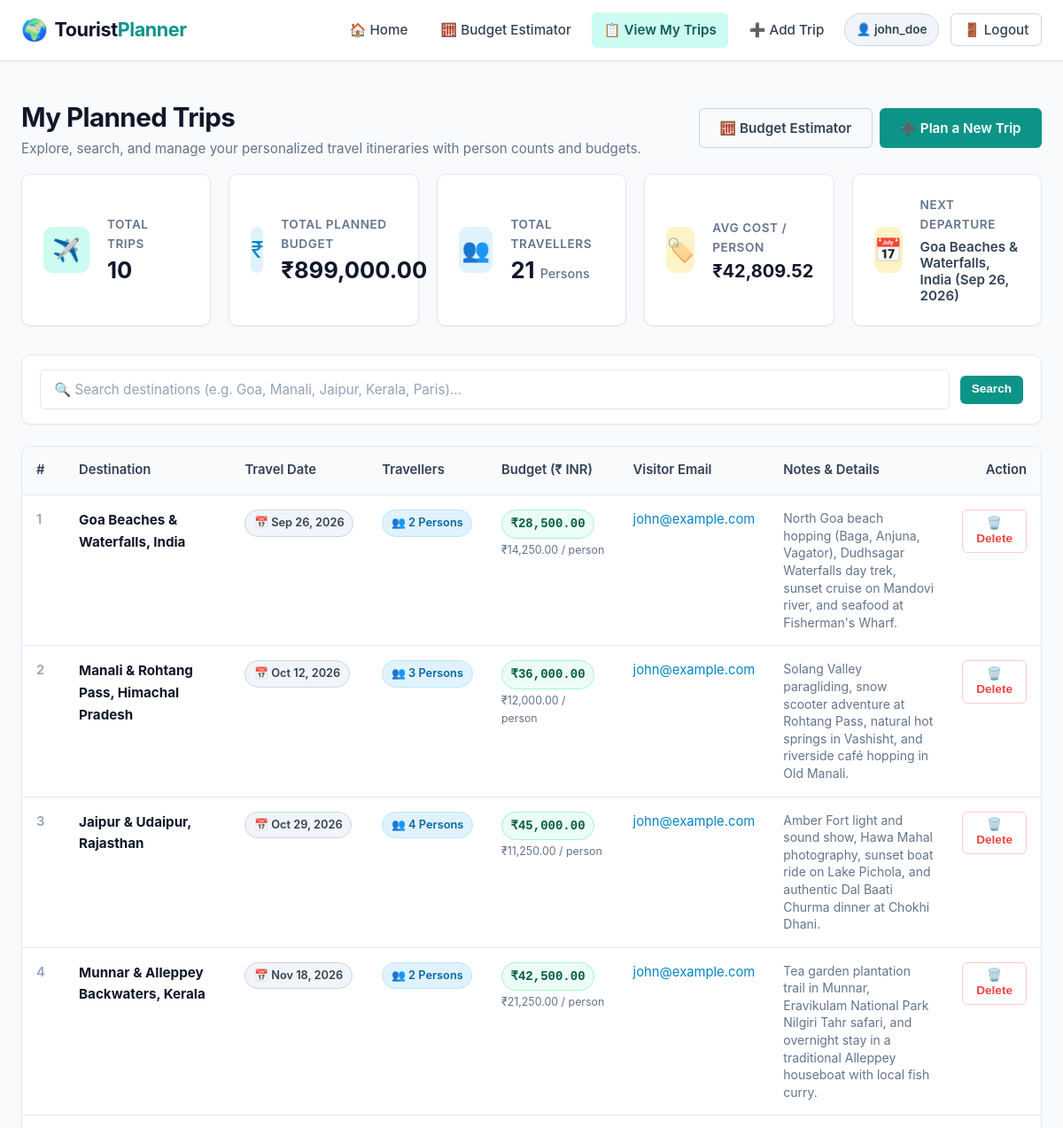
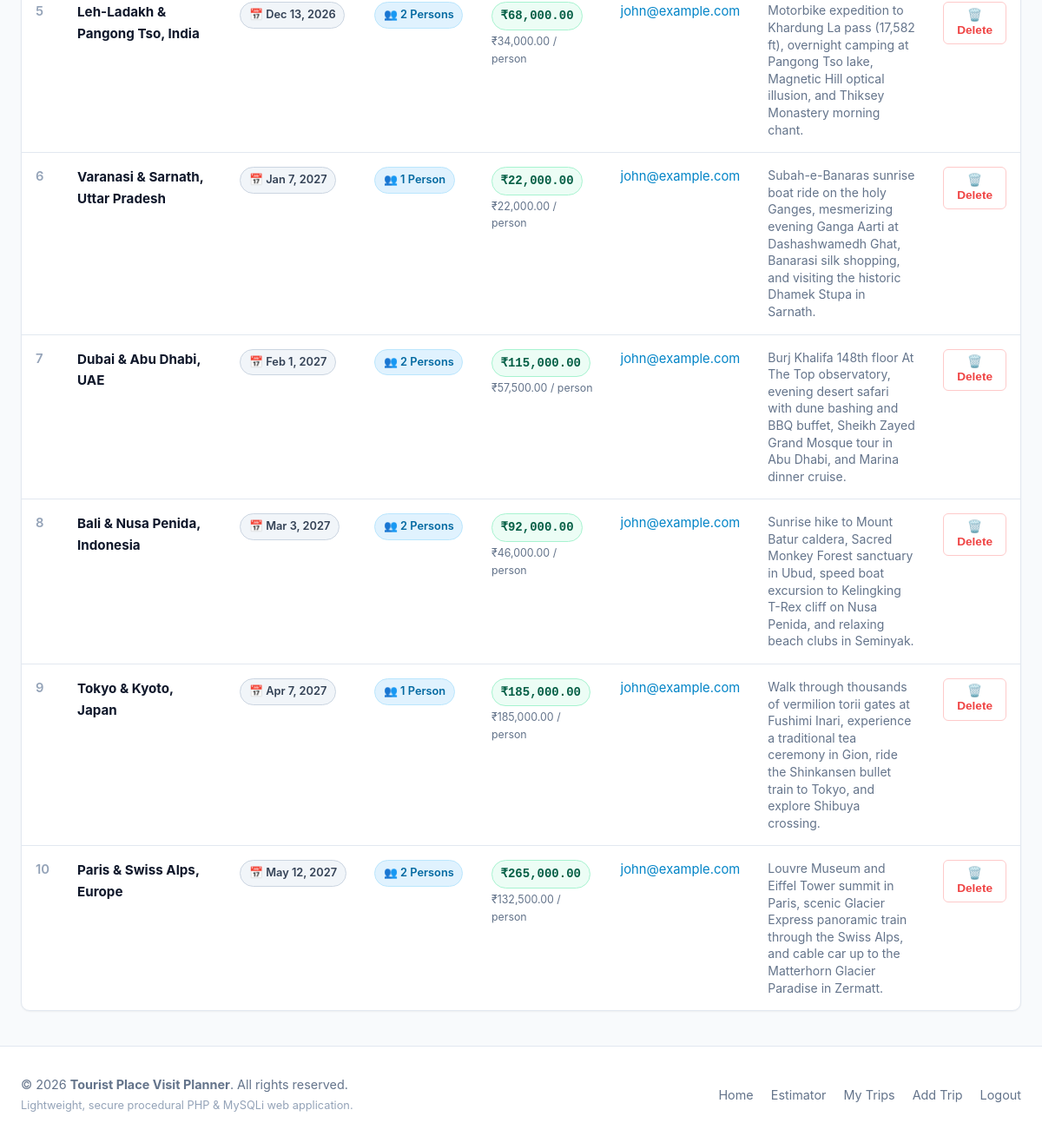
/view_trips.php (signed in), run on the app's committed database (2 pictures, top to bottom).
### tables this page shows
CREATE TABLE IF NOT EXISTS `trips` (
    `id` INT AUTO_INCREMENT PRIMARY KEY,
    `user_id` INT NOT NULL,
    `destination` VARCHAR(100) NOT NULL,
    `travel_date` DATE NOT NULL,
    `persons` INT NOT NULL DEFAULT 1,
    `budget` DECIMAL(10,2) NOT NULL,
    `visitor_email` VARCHAR(100) NOT NULL,
    `notes` TEXT NULL,
    `created_at` TIMESTAMP DEFAULT CURRENT_TIMESTAMP,
    CONSTRAINT `fk_trips_user`
        FOREIGN KEY (`user_id`)
        REFERENCES `users`(`id`)
        ON DELETE CASCADE
        ON UPDATE CASCADE
);

### view_trips.php (the view, shortened to what this page needs)
<?php
require_once 'db.php';
$user_id = (int)$_SESSION['user_id'];
$search_query = trim($_GET['search'] ?? '');
$trips = [];
if (!empty($search_query)) {
    $sql = "SELECT id, destination, travel_date, persons, budget, visitor_email, notes, created_at
            FROM trips
            WHERE user_id = ? AND destination LIKE ?
            ORDER BY travel_date ASC";
    if ($stmt = mysqli_prepare($conn, $sql)) {
        $search_param = '%' . $search_query . '%';
        mysqli_stmt_bind_param($stmt, "is", $user_id, $search_param);
        mysqli_stmt_execute($stmt);
        $result = mysqli_stmt_get_result($stmt);
        while ($row = mysqli_fetch_assoc($result)) {
            $trips[] = $row;
        }
        mysqli_stmt_close($stmt);
    }
} else {
    $sql = "SELECT id, destination, travel_date, persons, budget, visitor_email, notes, created_at
            FROM trips
            WHERE user_id = ?
            ORDER BY travel_date ASC";
    if ($stmt = mysqli_prepare($conn, $sql)) {
        mysqli_stmt_bind_param($stmt, "i", $user_id);
        mysqli_stmt_execute($stmt);
        $result = mysqli_stmt_get_result($stmt);
        while ($row = mysqli_fetch_assoc($result)) {
            $trips[] = $row;
        }
    }
}
$stats_sql = "SELECT COUNT(*) AS total_trips,
                     COALESCE(SUM(budget), 0) AS total_budget,
                     COALESCE(SUM(persons), 0) AS total_persons
              FROM trips
              WHERE user_id = ?";
$total_trips_count = 0;
$total_budget_sum  = 0.0;
$total_persons_sum = 0;
if ($stats_stmt = mysqli_prepare($conn, $stats_sql)) {
    mysqli_stmt_bind_param($stats_stmt, "i", $user_id);
    mysqli_stmt_execute($stats_stmt);
    $stats_res = mysqli_stmt_get_result($stats_stmt);
    if ($stats_row = mysqli_fetch_assoc($stats_res)) {
        $total_trips_count = (int)$stats_row['total_trips'];
        $total_budget_sum  = (float)$stats_row['total_budget'];
        $total_persons_sum = (int)$stats_row['total_persons'];
    }
}
$avg_cost_per_person = ($total_persons_sum > 0) ? ($total_budget_sum / $total_persons_sum) : 0.0;
$next_trip_label = "None Scheduled";
$next_sql = "SELECT destination, travel_date
             FROM trips
             WHERE user_id = ? AND travel_date >= CURDATE()
             ORDER BY travel_date ASC LIMIT 1";
if ($next_stmt = mysqli_prepare($conn, $next_sql)) {
    mysqli_stmt_bind_param($next_stmt, "i", $user_id);
    mysqli_stmt_execute($next_stmt);
    $next_res = mysqli_stmt_get_result($next_stmt);
    if ($next_row = mysqli_fetch_assoc($next_res)) {
        $next_trip_label = htmlspecialchars($next_row['destination'], ENT_QUOTES, 'UTF-8') . " (" . date('M j, Y', strtotime($next_row['travel_date'])) . ")";
    }
}
require_once 'header.php';
?>
<div class="d-flex justify-between align-center mb-2" style="flex-wrap: wrap; gap: 1rem;">
    <div>
        <h1 style="font-size: 1.85rem; color: var(--dark); font-weight: 700; letter-spacing: -0.02em;">
            My Planned Trips
        </h1>
        <p style="color: var(--text-muted); font-size: 0.95rem;">
            Explore, search, and manage your personalized travel itineraries with person counts and budgets.
        </p>
    </div>
    <div class="d-flex gap-1" style="flex-wrap: wrap;">
        <a href="estimator.php" class="btn btn-outline">
            🧮 Budget Estimator
        </a>
        <a href="add_trip.php" class="btn btn-primary">
            ➕ Plan a New Trip
        </a>
    </div>
</div>
<div class="stats-grid" style="grid-template-columns: repeat(auto-fit, minmax(210px, 1fr));">
    <div class="stat-card">
        <div class="stat-icon primary">✈️</div>
        <div class="stat-info">
            <div class="stat-label">Total Trips</div>
            <div class="stat-value"><?php echo $total_trips_count; ?></div>
        </div>
    </div>
    <div class="stat-card">
        <div class="stat-icon secondary">₹</div>
        <div class="stat-info">
            <div class="stat-label">Total Planned Budget</div>
            <div class="stat-value">₹<?php echo number_format($total_budget_sum, 2); ?></div>
        </div>
    </div>
    <div class="stat-card">
        <div class="stat-icon primary" style="background: #e0f2fe; color: #0284c7;">👥</div>
        <div class="stat-info">
            <div class="stat-label">Total Travellers</div>
            <div class="stat-value"><?php echo $total_persons_sum; ?> <span style="font-size: 0.9rem; font-weight: 500; color: var(--text-muted);">Persons</span></div>
        </div>
    </div>
    <div class="stat-card">
        <div class="stat-icon amber">🏷️</div>
        <div class="stat-info">
            <div class="stat-label">Avg Cost / Person</div>
            <div class="stat-value" style="font-size: 1.25rem;">
                ₹<?php echo number_format($avg_cost_per_person, 2); ?>
            </div>
        </div>
    </div>
    <div class="stat-card">
        <div class="stat-icon amber">📅</div>
        <div class="stat-info">
            <div class="stat-label">Next Departure</div>
            <div class="stat-value" style="font-size: 0.95rem; font-weight: 600; margin-top: 0.35rem; color: var(--dark-muted);">
                <?php echo $next_trip_label; ?>
            </div>
        </div>
    </div>
</div>
<div class="filter-card">
    <form action="view_trips.php" method="GET" class="filter-form">
        <div class="filter-input-wrap">
            <input
                type="text"
                name="search"
                class="input-control"
                placeholder="🔍 Search destinations (e.g. Goa, Manali, Jaipur, Kerala, Paris)..."
                value="<?php echo htmlspecialchars($search_query, ENT_QUOTES, 'UTF-8'); ?>"
            >
        </div>
        <button type="submit" class="btn btn-primary btn-sm">
            Search
        </button>
    </form>
</div>
<?php if (empty($trips)): ?>
    <div class="empty-state">
        <div class="empty-icon">🏖️</div>
        <?php if (!empty($search_query)): ?>
            <h3>No trips matched "<?php echo htmlspecialchars($search_query, ENT_QUOTES, 'UTF-8'); ?>"</h3>
            <p>Try searching for a different destination or clear your filter to view all trips.</p>
            <a href="view_trips.php" class="btn btn-outline">Clear Search Filter</a>
        <?php else: ?>
            <h3>No Trips Planned Yet</h3>
            <p>You haven't scheduled any destinations so far. Start planning your dream vacation now!</p>
            <a href="add_trip.php" class="btn btn-primary">➕ Add Your First Trip</a>
        <?php endif; ?>
    </div>
<?php else: ?>
    <div class="table-responsive">
        <table class="data-table">
            <thead>
                <tr>
                    <th>#</th>
                    <th>Destination</th>
                    <th>Travel Date</th>
                    <th>Travellers</th>
                    <th>Budget (₹ INR)</th>
                    <th>Visitor Email</th>
                    <th>Notes &amp; Details</th>
                    <th style="text-align: right;">Action</th>
                </tr>
            </thead>
            <tbody>
                <?php $counter = 1; ?>
                <?php foreach ($trips as $trip): ?>
                    <?php
                        $persons_count = max(1, (int)($trip['persons'] ?? 1));
                        $budget_amount = (float)$trip['budget'];
                        $per_person_cost = $budget_amount / $persons_count;
                    ?>
                    <tr>
                        <td style="color: var(--text-light); font-weight: 600;">
                            <?php echo $counter++; ?>
                        </td>
                        <td>
                            <strong style="color: var(--dark); font-size: 0.95rem;">
                                <?php echo htmlspecialchars($trip['destination'], ENT_QUOTES, 'UTF-8'); ?>
                            </strong>
                        </td>
                        <td>
                            <span class="badge badge-date">
                                📅 <?php echo htmlspecialchars(date('M j, Y', strtotime($trip['travel_date'])), ENT_QUOTES, 'UTF-8'); ?>
                            </span>
                        </td>
                        <td>
                            <span class="badge" style="background: #e0f2fe; color: #0369a1; border: 1px solid #bae6fd;">
                                👥 <?php echo $persons_count; ?> <?php echo ($persons_count === 1) ? 'Person' : 'Persons'; ?>
                            </span>
                        </td>
                        <td>
                            <span class="badge badge-currency">
                                ₹<?php echo htmlspecialchars(number_format($budget_amount, 2), ENT_QUOTES, 'UTF-8'); ?>
                            </span>
                            <div style="font-size: 0.775rem; color: var(--text-muted); margin-top: 3px;">
                                ₹<?php echo htmlspecialchars(number_format($per_person_cost, 2), ENT_QUOTES, 'UTF-8'); ?> / person
                            </div>
                        </td>
                        <td>
                            <a href="mailto:<?php echo htmlspecialchars($trip['visitor_email'], ENT_QUOTES, 'UTF-8'); ?>" style="color: var(--secondary); text-decoration: none;">
                                <?php echo htmlspecialchars($trip['visitor_email'], ENT_QUOTES, 'UTF-8'); ?>
                            </a>
                        </td>
                        <td>
                            <div class="trip-notes">
                                <?php
                                if (!empty($trip['notes'])) {
                                    echo nl2br(htmlspecialchars($trip['notes'], ENT_QUOTES, 'UTF-8'));
                                } else {
                                    echo '<span style="color: var(--text-light); font-style: italic;">No notes added</span>';
                                }
                                ?>
                            </div>
                        </td>
                        <td style="text-align: right;">
                            <form action="view_trips.php<?php echo !empty($search_query) ? '?search=' . urlencode($search_query) : ''; ?>" method="POST" onsubmit="return confirm('Are you sure you want to delete this trip to <?php echo htmlspecialchars(addslashes($trip['destination']), ENT_QUOTES, 'UTF-8'); ?>?');" style="display: inline;">
                                <button type="submit" class="btn btn-outline btn-sm" style="color: var(--danger); border-color: #fecaca;" title="Delete this trip">
                                    🗑️ Delete
                                </button>
                            </form>
                        </td>
                    </tr>
                <?php endforeach; ?>
            </tbody>
        </table>
    </div>
<?php endif; ?>
<?php require_once 'footer.php'; ?>

### header.php (shortened to what this page needs)
<?php
$current_page = basename($_SERVER['PHP_SELF']);
$is_logged_in = isset($_SESSION['user_id']);
?>
<!DOCTYPE html>
<html lang="en">
<head>
    <link rel="stylesheet" href="style.css">
</head>
<body>
    <nav class="navbar">
        <div class="nav-container">
            <a href="index.php" class="nav-brand">
                <span class="logo-icon">🌍</span>
                <span>Tourist<span class="brand-accent">Planner</span></span>
            </a>
            <ul class="nav-menu">
                <li class="nav-item">
                    <a href="index.php" class="<?php echo ($current_page === 'index.php') ? 'active' : ''; ?>">
                        🏠 Home
                    </a>
                </li>
                <li class="nav-item">
                    <a href="estimator.php" class="<?php echo ($current_page === 'estimator.php') ? 'active' : ''; ?>">
                        🧮 Budget Estimator
                    </a>
                </li>
                <?php if ($is_logged_in): ?>
                    <li class="nav-item">
                        <a href="view_trips.php" class="<?php echo ($current_page === 'view_trips.php') ? 'active' : ''; ?>">
                            📋 View My Trips
                        </a>
                    </li>
                    <li class="nav-item">
                        <a href="add_trip.php" class="<?php echo ($current_page === 'add_trip.php') ? 'active' : ''; ?>">
                            ➕ Add Trip
                        </a>
                    </li>
                    <li class="nav-item">
                        <span class="user-badge" title="Logged in user">
                            👤 <?php echo htmlspecialchars($_SESSION['username'] ?? 'User'); ?>
                        </span>
                    </li>
                    <li class="nav-item">
                        <a href="logout.php" class="btn btn-outline btn-sm" style="margin-left: 0.25rem;">
                            🚪 Logout
                        </a>
                    </li>
                <?php endif; ?>
            </ul>
        </div>
    </nav>
    <main class="main-wrapper">

### footer.php
    </main>
    <footer class="site-footer">
        <div class="footer-container">
            <div>
                <p>&copy; <?php echo date('Y'); ?> <strong>Tourist Place Visit Planner</strong>. All rights reserved.</p>
                <p style="font-size: 0.8rem; color: #94a3b8; margin-top: 0.2rem;">
                    Lightweight, secure procedural PHP &amp; MySQLi web application.
                </p>
            </div>
            <ul class="footer-links">
                <li><a href="index.php">Home</a></li>
                <li><a href="estimator.php">Estimator</a></li>
                <?php if (isset($_SESSION['user_id'])): ?>
                    <li><a href="view_trips.php">My Trips</a></li>
                    <li><a href="add_trip.php">Add Trip</a></li>
                    <li><a href="logout.php">Logout</a></li>
                <?php else: ?>
                    <li><a href="login.php">Login</a></li>
                    <li><a href="register.php">Register</a></li>
                <?php endif; ?>
            </ul>
        </div>
    </footer>
</body>
</html>

### data on the page
trips: next_trip_label "Goa Beaches & Waterfalls, India (Sep 26, 2026)", destination "Goa Beaches & Waterfalls, India", travel_date "Sep 26, 2026", persons "2", shows "Persons", budget "28,500.00", per_person_cost "14,250.00", visitor_email "john@example.com", notes "North Goa beach hopping (Baga, Anjuna, Vagator), Dudhsagar Waterfalls day trek, sunset cruise on Mandovi river, and seafood at Fisherman's Wharf."
trips: destination "Manali & Rohtang Pass, Himachal Pradesh", travel_date "Oct 12, 2026", persons "3", shows "Persons", budget "36,000.00", per_person_cost "12,000.00", visitor_email "john@example.com", notes "Solang Valley paragliding, snow scooter adventure at Rohtang Pass, natural hot springs in Vashisht, and riverside café hopping in Old Manali."
trips: destination "Jaipur & Udaipur, Rajasthan", travel_date "Oct 29, 2026", persons "4", shows "Persons", budget "45,000.00", per_person_cost "11,250.00", visitor_email "john@example.com", notes "Amber Fort light and sound show, Hawa Mahal photography, sunset boat ride on Lake Pichola, and authentic Dal Baati Churma dinner at Chokhi Dhani."
trips: destination "Munnar & Alleppey Backwaters, Kerala", travel_date "Nov 18, 2026", persons "2", shows "Persons", budget "42,500.00", per_person_cost "21,250.00", visitor_email "john@example.com", notes "Tea garden plantation trail in Munnar, Eravikulam National Park Nilgiri Tahr safari, and overnight stay in a traditional Alleppey houseboat with local fish curry."
trips: destination "Leh-Ladakh & Pangong Tso, India", travel_date "Dec 13, 2026", persons "2", shows "Persons", budget "68,000.00", per_person_cost "34,000.00", visitor_email "john@example.com", notes "Motorbike expedition to Khardung La pass (17,582 ft), overnight camping at Pangong Tso lake, Magnetic Hill optical illusion, and Thiksey Monastery morning chant."
trips: destination "Varanasi & Sarnath, Uttar Pradesh", travel_date "Jan 7, 2027", persons "1", shows "Person", budget "22,000.00", per_person_cost "22,000.00", visitor_email "john@example.com", notes "Subah-e-Banaras sunrise boat ride on the holy Ganges, mesmerizing evening Ganga Aarti at Dashashwamedh Ghat, Banarasi silk shopping, and visiting the historic Dhamek Stupa in Sarnath."
trips: destination "Dubai & Abu Dhabi, UAE", travel_date "Feb 1, 2027", persons "2", shows "Persons", budget "115,000.00", per_person_cost "57,500.00", visitor_email "john@example.com", notes "Burj Khalifa 148th floor At The Top observatory, evening desert safari with dune bashing and BBQ buffet, Sheikh Zayed Grand Mosque tour in Abu Dhabi, and Marina dinner cruise."
trips: destination "Bali & Nusa Penida, Indonesia", travel_date "Mar 3, 2027", persons "2", shows "Persons", budget "92,000.00", per_person_cost "46,000.00", visitor_email "john@example.com", notes "Sunrise hike to Mount Batur caldera, Sacred Monkey Forest sanctuary in Ubud, speed boat excursion to Kelingking T-Rex cliff on Nusa Penida, and relaxing beach clubs in Seminyak."
trips: destination "Tokyo & Kyoto, Japan", travel_date "Apr 7, 2027", persons "1", shows "Person", budget "185,000.00", per_person_cost "185,000.00", visitor_email "john@example.com", notes "Walk through thousands of vermilion torii gates at Fushimi Inari, experience a traditional tea ceremony in Gion, ride the Shinkansen bullet train to Tokyo, and explore Shibuya crossing."
trips: destination "Paris & Swiss Alps, Europe", travel_date "May 12, 2027", persons "2", shows "Persons", budget "265,000.00", per_person_cost "132,500.00", visitor_email "john@example.com", notes "Louvre Museum and Eiffel Tower summit in Paris, scenic Glacier Express panoramic train through the Swiss Alps, and cable car up to the Matterhorn Glacier Paradise in Zermatt."

### other printed values
$_SESSION['username'] "john_doe"
$total_trips_count "10"
$total_budget_sum "899,000.00"
$total_persons_sum "21"
$avg_cost_per_person "42,809.52"
